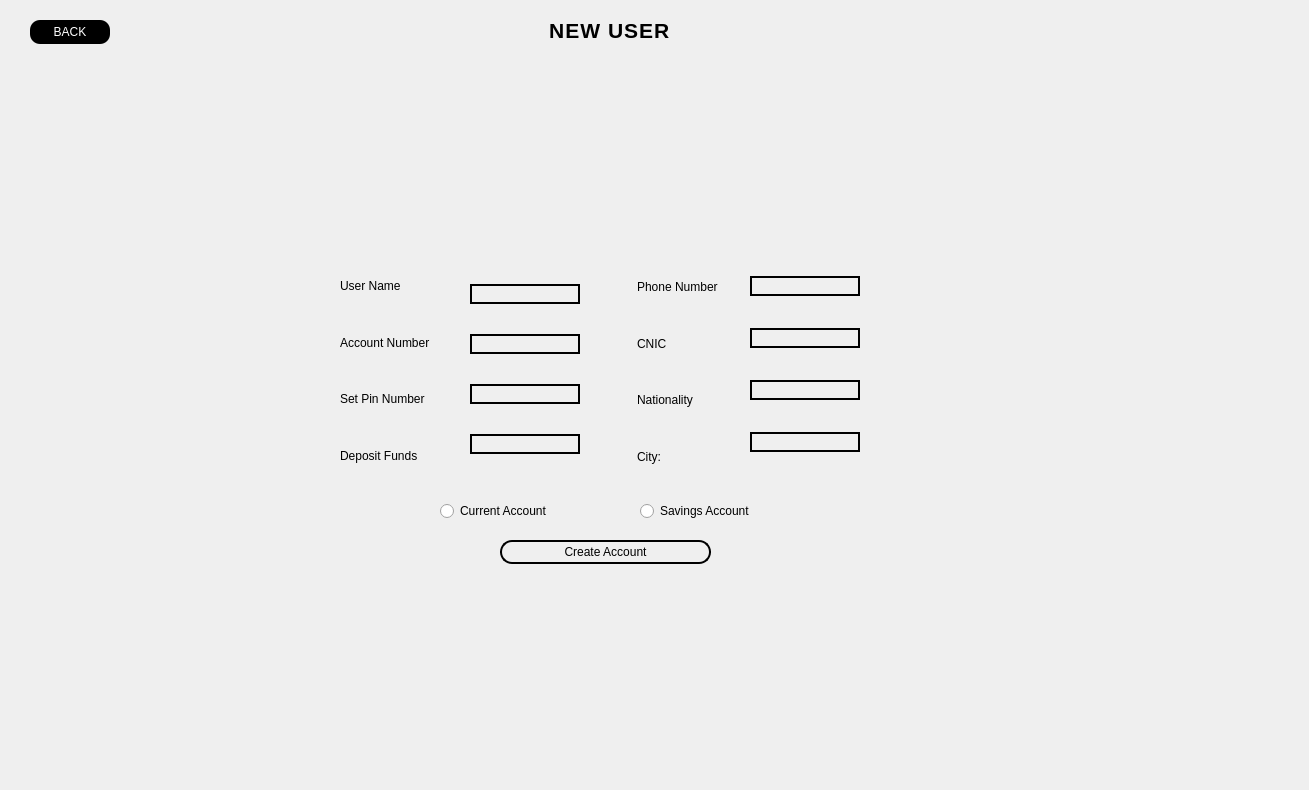
<?xml version="1.0" encoding="UTF-8"?>
<ui version="4.0">
 <class>NewUser</class>
 <widget class="QDialog" name="NewUser">
  <property name="geometry">
   <rect>
    <x>0</x>
    <y>0</y>
    <width>1309</width>
    <height>790</height>
   </rect>
  </property>
  <property name="windowTitle">
   <string>Dialog</string>
  </property>
  <widget class="QLabel" name="label_5">
   <property name="geometry">
    <rect>
     <x>160</x>
     <y>20</y>
     <width>571</width>
     <height>20</height>
    </rect>
   </property>
   <property name="styleSheet">
    <string notr="true">
color: rgb(0, 0, 0);
font-weight: bold;
font-size: 16pt;
font-family: &quot;Arial&quot;, sans-serif;
text-transform: uppercase;
letter-spacing: 1px;
</string>
   </property>
   <property name="text">
    <string>                                                         NEW USER</string>
   </property>
  </widget>
  <widget class="QPushButton" name="pushButtonNewUserCreateAcc">
   <property name="geometry">
    <rect>
     <x>500</x>
     <y>540</y>
     <width>211</width>
     <height>24</height>
    </rect>
   </property>
   <property name="styleSheet">
    <string notr="true">#pushButtonNewUserCreateAcc{
color: rgb(0, 0, 0);
border-background: transparent;
border-radius :12px;
border: 2px solid black;
font: 700 11pt &quot;Arial&quot;;
}


#pushButtonNewUserCreateAcc:hover{

background-color:rgb(85, 170, 255);
}

#pushButtonNewUserCreateAcc:pressed{
	background-color: rgb(0, 85, 255);

}</string>
   </property>
   <property name="text">
    <string>Create Account</string>
   </property>
  </widget>
  <widget class="QPushButton" name="pushButtonNewUserBack">
   <property name="geometry">
    <rect>
     <x>30</x>
     <y>20</y>
     <width>80</width>
     <height>24</height>
    </rect>
   </property>
   <property name="styleSheet">
    <string notr="true">#pushButtonNewUserBack{
background-color:black;
color:white;
border-radius:10px;
}
#pushButtonNewUserBack:hover{

background-color:rgb(85, 170, 255);
}

#pushButtonNewUserBack:pressed{
	background-color: rgb(0, 85, 255);

}</string>
   </property>
   <property name="text">
    <string>BACK</string>
   </property>
  </widget>
  <widget class="QRadioButton" name="radioButtonNewUserC">
   <property name="geometry">
    <rect>
     <x>440</x>
     <y>500</y>
     <width>113</width>
     <height>22</height>
    </rect>
   </property>
   <property name="text">
    <string>Current Account</string>
   </property>
  </widget>
  <widget class="QRadioButton" name="radioButtonNewUserS">
   <property name="geometry">
    <rect>
     <x>640</x>
     <y>500</y>
     <width>113</width>
     <height>22</height>
    </rect>
   </property>
   <property name="text">
    <string>Savings Account</string>
   </property>
  </widget>
  <widget class="QWidget" name="layoutWidget">
   <property name="geometry">
    <rect>
     <x>750</x>
     <y>250</y>
     <width>110</width>
     <height>231</height>
    </rect>
   </property>
   <layout class="QVBoxLayout" name="verticalLayout">
    <item>
     <widget class="QLineEdit" name="lineEditNUPhoneNumber">
      <property name="styleSheet">
       <string notr="true">#lineEditNUPhoneNumber{
	background-color: transparent;
border-radius: 12px ;
border: 2px solid black

}</string>
      </property>
     </widget>
    </item>
    <item>
     <widget class="QLineEdit" name="lineEditNewUserCNIC">
      <property name="styleSheet">
       <string notr="true">#lineEditNewUserCNIC{
	background-color: transparent;
border-radius: 12px ;
border: 2px solid black

}</string>
      </property>
     </widget>
    </item>
    <item>
     <widget class="QLineEdit" name="lineEditNewUserNationality">
      <property name="styleSheet">
       <string notr="true">#lineEditNewUserNationality{
	background-color: transparent;
border-radius: 12px ;
border: 2px solid black

}</string>
      </property>
     </widget>
    </item>
    <item>
     <widget class="QLineEdit" name="lineEditNewUserCity">
      <property name="styleSheet">
       <string notr="true">#lineEditNewUserCity{
	background-color: transparent;
border-radius: 12px ;
border: 2px solid black

}</string>
      </property>
     </widget>
    </item>
   </layout>
  </widget>
  <widget class="QWidget" name="layoutWidget">
   <property name="geometry">
    <rect>
     <x>637</x>
     <y>261</y>
     <width>100</width>
     <height>221</height>
    </rect>
   </property>
   <layout class="QVBoxLayout" name="verticalLayout_2">
    <item>
     <widget class="QLabel" name="label_7">
      <property name="styleSheet">
       <string notr="true">font: 11pt &quot;Arial&quot;;



color : rgb(0, 0, 0)</string>
      </property>
      <property name="text">
       <string>Phone Number</string>
      </property>
     </widget>
    </item>
    <item>
     <widget class="QLabel" name="label_8">
      <property name="styleSheet">
       <string notr="true">font: 11pt &quot;Arial&quot;;



color : rgb(0, 0, 0)</string>
      </property>
      <property name="text">
       <string>CNIC</string>
      </property>
     </widget>
    </item>
    <item>
     <widget class="QLabel" name="label_9">
      <property name="styleSheet">
       <string notr="true">font: 11pt &quot;Arial&quot;;



color : rgb(0, 0, 0)</string>
      </property>
      <property name="text">
       <string>Nationality</string>
      </property>
     </widget>
    </item>
    <item>
     <widget class="QLabel" name="label_10">
      <property name="styleSheet">
       <string notr="true">font: 11pt &quot;Arial&quot;;



color : rgb(0, 0, 0)</string>
      </property>
      <property name="text">
       <string>City:</string>
      </property>
     </widget>
    </item>
   </layout>
  </widget>
  <widget class="QWidget" name="layoutWidget">
   <property name="geometry">
    <rect>
     <x>470</x>
     <y>260</y>
     <width>110</width>
     <height>221</height>
    </rect>
   </property>
   <layout class="QVBoxLayout" name="verticalLayout_3">
    <item>
     <widget class="QLineEdit" name="NewUserLine">
      <property name="styleSheet">
       <string notr="true">#NewUserLine{
	background-color: transparent;
border-radius: 12px ;
border: 2px solid black

}</string>
      </property>
     </widget>
    </item>
    <item>
     <widget class="QLineEdit" name="NewUserAccNumberLine">
      <property name="styleSheet">
       <string notr="true">#NewUserAccNumberLine{
	background-color: transparent;
border-radius: 12px ;
border: 2px solid black

}</string>
      </property>
     </widget>
    </item>
    <item>
     <widget class="QLineEdit" name="NewUserPin">
      <property name="styleSheet">
       <string notr="true">#NewUserPin{
	background-color: transparent;
border-radius: 12px ;
border: 2px solid black

}</string>
      </property>
     </widget>
    </item>
    <item>
     <widget class="QLineEdit" name="NewUserDepositFunds">
      <property name="styleSheet">
       <string notr="true">#NewUserDepositFunds{
	background-color: transparent;
border-radius: 12px ;
border: 2px solid black

}</string>
      </property>
     </widget>
    </item>
   </layout>
  </widget>
  <widget class="QWidget" name="layoutWidget">
   <property name="geometry">
    <rect>
     <x>340</x>
     <y>260</y>
     <width>111</width>
     <height>221</height>
    </rect>
   </property>
   <layout class="QVBoxLayout" name="verticalLayout_4">
    <item>
     <widget class="QLabel" name="label">
      <property name="styleSheet">
       <string notr="true">font: 11pt &quot;Arial&quot;;



color : rgb(0, 0, 0)</string>
      </property>
      <property name="text">
       <string>User Name</string>
      </property>
     </widget>
    </item>
    <item>
     <widget class="QLabel" name="label_2">
      <property name="styleSheet">
       <string notr="true">font: 11pt &quot;Arial&quot;;



color : rgb(0, 0, 0)</string>
      </property>
      <property name="text">
       <string>Account Number</string>
      </property>
     </widget>
    </item>
    <item>
     <widget class="QLabel" name="label_3">
      <property name="styleSheet">
       <string notr="true">font: 11pt &quot;Arial&quot;;



color : rgb(0, 0, 0)</string>
      </property>
      <property name="text">
       <string>Set Pin Number</string>
      </property>
     </widget>
    </item>
    <item>
     <widget class="QLabel" name="label_4">
      <property name="styleSheet">
       <string notr="true">font: 11pt &quot;Arial&quot;;



color : rgb(0, 0, 0)</string>
      </property>
      <property name="text">
       <string>Deposit Funds</string>
      </property>
     </widget>
    </item>
   </layout>
  </widget>
 </widget>
 <resources/>
 <connections/>
</ui>
